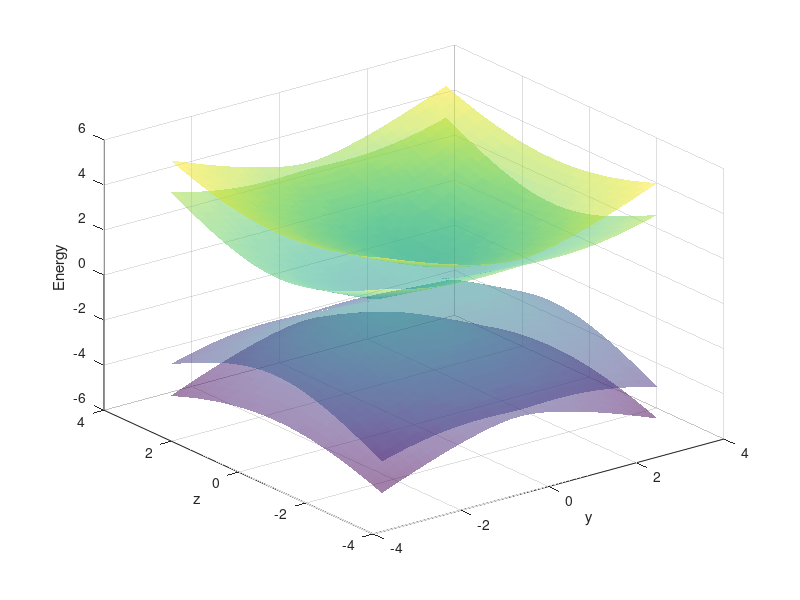

Here is the MATLAB script that generated this plot:
% Reference Paper: Weyl and Dirac semimetals in three-dimensional solids
% N. P. Armitage, E. J. Mele, and Ashvin Vishwanath
% Rev. Mod. Phys. 90, 015001
% page: 6

clear;
close all;
clc

% parameters 
m = 0.5;
b = 1;
bp = 0;
v =1;

%ranges 
x = -pi : pi/16 : pi; % x from -pi tp pi with dE separation
y = -pi : pi/16 : pi;
z = -pi : pi/16 : pi;
% z = zeros(1,length(x));

M = length(x);
[kx,ky,kz] = meshgrid(x,y,z);


%Pauli Matrices

sigma_x = [0,1;1,0];
sigma_y = [0,-1j;1j,0];
sigma_z = [1,0;0,-1];
I = [1,0;0,1];

%Hamiltonian elements 

a11 = m .* I + b .* sigma_z + bp .* sigma_x;
a22 = -m .*I + b .*sigma_z - bp .*sigma_x;

E = nan(M,M,M,4);

for i = 1:M
	for j = 1:M 
        for k = 1:M
            
            sigma_dot_k = sigma_x .* kx(i,j,k) + sigma_y .* ky(i,j,k) + sigma_z .* kz(i,j,k);
            
            H = [a11,sigma_dot_k; ...
                    sigma_dot_k,a22]; 
                
                E(i,j,k,:) = eig(H);
            
            
        end
    end 
end
% 

figure(1); 
surf(y,z,squeeze(E(17,:,:,1)),'facealpha',.5,'edgecolor','none');
hold on
surf(y,z,squeeze(E(17,:,:,2)),'facealpha',.5,'edgecolor','none');
surf(y,z,squeeze(E(17,:,:,3)),'facealpha',.5,'edgecolor','none');
surf(y,z,squeeze(E(17,:,:,4)),'facealpha',.5,'edgecolor','none');
hold off
xlabel('y')
ylabel('z')
zlabel('Energy')